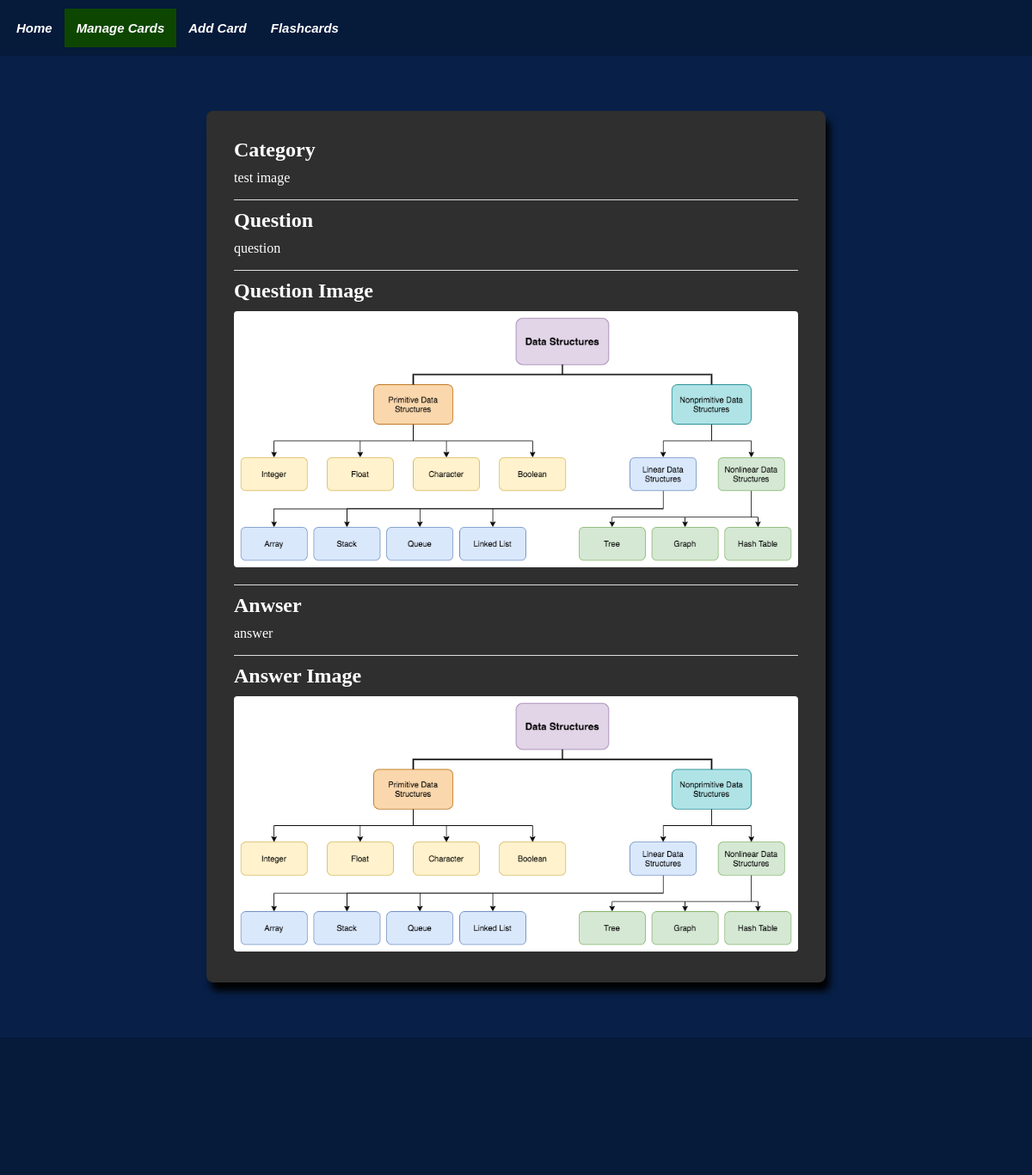
Page /view_flashcard/5 on the committed database.
### tables this page shows
CREATE TABLE Flashcards(
                    cid INTEGER PRIMARY KEY AUTOINCREMENT,
                    category TEXT NOT NULL,
                    question TEXT,
                    answer TEXT,
                    qid INTEGER REFERENCES Figure(fid), 
                    aid INTEGER REFERENCES Figure(fid)
            );

CREATE TABLE Figure(
                    fid INTEGER PRIMARY KEY AUTOINCREMENT,
                    code_block TEXT,
                    code_type TEXT,
                    image_file TEXT
            );

### app.py (the view)
@app.route("/view_flashcard/<key>")
def view_flashcard_route(key):
    data = database.view_card(key=key)
    categories = database.view_allcategories()
    return render_template('view_flashcard.html', nav_id="manage-page", data=data, categories=categories)

### templates/view_flashcard.html (shortened to what this page needs)
{% extends "base.html" %}
{% block content %}
<div class="flashcard-content">
    <div class="flashcard-content-inner">
        <h2>Category</h2>
        <p>{{ data['category'] | escape }}</p>
    </div>
    <div class="flashcard-content-inner">
        <h2>Question</h2>
        <p>{{ data['question'] | escape }}</p>
    </div>
    {% if data['q_image_file'] %}
        <div class="flashcard-content-inner">
            <h2>Question Image</h2>
            <img class="card-image" src="{{ url_for('static', filename='images/' + data['q_image_file']) }}" alt="{{ data['q_image_file'] }}">
        </div>
    {% endif %}
    <div class="flashcard-content-inner">
        <h2>Anwser</h2>
        <p>{{ data['answer'] | escape }}</p>
    </div>
    {% if data['a_image_file'] %}
        <div class="flashcard-content-inner">
            <h2>Answer Image</h2>
            <img class="card-image" src="{{ url_for('static', filename='images/' + data['a_image_file']) }}" alt="{{ data['a_image_file'] }}">
        </div>
    {% endif %}
</div>
{% endblock %}

### static/css/base.css (style rules this page uses)
* { padding: 0; margin: 0; box-sizing: border-box; }
body { background-color: #082048; font-family: 'Times New Roman', Times, serif; width: 100%; position: relative; display: flex; flex-direction: column; min-height: 100vh; }
.card-image { border-radius: 4px; height: fit-content; max-height: 100%; max-width: 100%; }
.flashcard-content { background-color: #2f2f2f; color: #FFFFFF; box-shadow: 5px 10px 8px #000; margin: 0 auto 4rem auto; padding: 1rem; border-radius: 8px; width: 60vw; }
.flashcard-content-inner { margin: 1rem; border-top: 1px solid #ddd;; }
.flashcard-content-inner h2 { margin: 10px 0; }
.flashcard-content-inner:first-child { border-top: none; }

### rows in the picture
Flashcards: category "test image", question "question", answer "answer"
Figure: image_file (picture)
Figure: image_file (picture)
